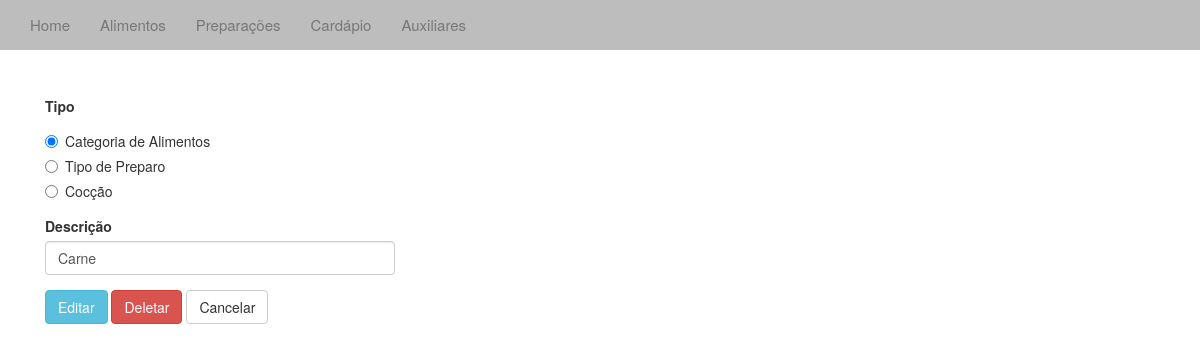
Before: /editaux/1/ with the older database file.
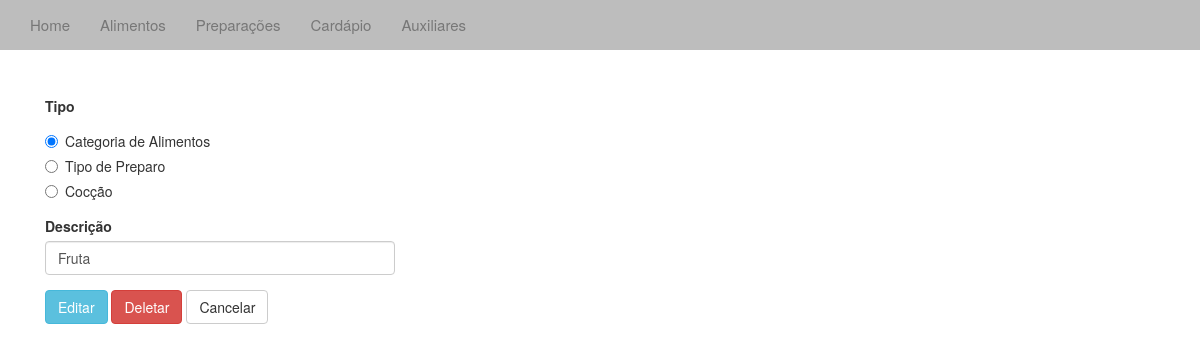
After: the same page with the newer database file.
### cardapio/models.py (models this page shows, shortened)
class Aux(models.Model):
	tipo = models.IntegerField(1)
	desc = models.CharField(max_length=4)

### cardapio/views.py (the view)
# urls.py: url(r'editaux/(?P<id_aux>\d+)/$', 'cardapio.views.editaux', name='editaux'),
def editaux(request, id_aux):
	f = modelformset_factory(Aux,AuxForm)
	form = f(request.POST or None)
	aux = get_object_or_404(Aux, pk=id_aux)
	if request.method == 'POST':
		f_tipo = request.POST.get('tipo')
		f_desc = request.POST.get('desc')
		aux = get_object_or_404(Aux, pk=id_aux)
		if f_tipo: aux.tipo = f_tipo
		if f_desc: aux.desc = f_desc
		aux.save()
		return redirect('/aux')
	context = {'form': form, 'aux':aux}
	return render(request,"editaux.html", context)

### templates/editaux.html (shortened to what this page needs)
{% extends "base.html" %}
{% block body%}
<div class="container">
	<h3>Editar Auxiliar</h3>
	<br /><br />
	<form action="" method="post" role="form" class="col-sm-4">
		<div class="form-group">
			<label>Tipo</label>
			<div class="radio">
				<label>
					{% if aux.tipo == 1 %}
					<input type="radio" name="tipo" value="1" checked> Categoria de Alimentos
					{% else %}
					<input type="radio" name="tipo" value="1"> Categoria de Alimentos
					{% endif %}
				</label>
			</div>
			<div class="radio">
				<label>
					{% if aux.tipo == 2 %}
					<input type="radio" name="tipo" value="2" checked> Tipo de Preparo
					{% else %}
					<input type="radio" name="tipo" value="2"> Tipo de Preparo
					{% endif %}
				 </label>
			</div>
			<div class="radio">
				<label>
					{% if aux.tipo == 3 %}
					<input type="radio" name="tipo" value="3" checked> Cocção
					{% else %}
					<input type="radio" name="tipo" value="3"> Cocção
					{% endif %}
				</label>
			</div>
		</div>
		<div class="form-group">
			<label>Descrição</label>
			<input type="text" class="form-control" name="desc" value="{{ aux.desc }}" />
		</div>
	  <button type="submit" class="btn btn-info" value="Editar">Editar</button>
	  <a href="/deleteaux/{{ aux.id }}"><button type="button" class="btn btn-danger">Deletar</button></a>
	  <a href="/aux/"><button type="button" class="btn btn-default">Cancelar</button></a>
	  </form>
</div>
{% endblock %}

Changed rows visible on the page:
changed Aux: desc "Carne" → "Fruta"
